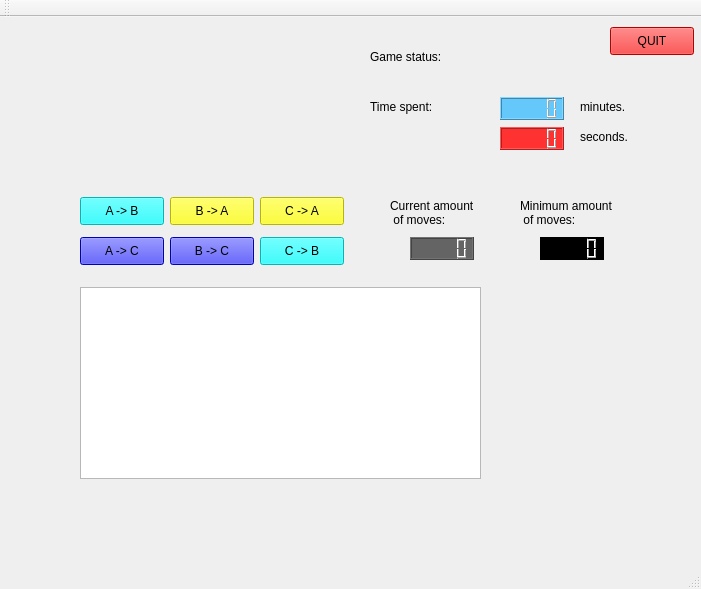
<?xml version="1.0" encoding="UTF-8"?>
<ui version="4.0">
 <class>MainWindow</class>
 <widget class="QMainWindow" name="MainWindow">
  <property name="geometry">
   <rect>
    <x>0</x>
    <y>0</y>
    <width>701</width>
    <height>589</height>
   </rect>
  </property>
  <property name="windowTitle">
   <string>MainWindow</string>
  </property>
  <widget class="QWidget" name="centralWidget">
   <widget class="QGraphicsView" name="graphicsView">
    <property name="geometry">
     <rect>
      <x>80</x>
      <y>270</y>
      <width>401</width>
      <height>192</height>
     </rect>
    </property>
    <property name="styleSheet">
     <string notr="true"/>
    </property>
   </widget>
   <widget class="QPushButton" name="PBAB">
    <property name="geometry">
     <rect>
      <x>80</x>
      <y>180</y>
      <width>84</width>
      <height>28</height>
     </rect>
    </property>
    <property name="styleSheet">
     <string notr="true">background-color: cyan</string>
    </property>
    <property name="text">
     <string>A -&gt; B</string>
    </property>
   </widget>
   <widget class="QPushButton" name="PBAC">
    <property name="geometry">
     <rect>
      <x>80</x>
      <y>220</y>
      <width>84</width>
      <height>28</height>
     </rect>
    </property>
    <property name="styleSheet">
     <string notr="true">background-color: blue</string>
    </property>
    <property name="text">
     <string>A -&gt; C</string>
    </property>
   </widget>
   <widget class="QPushButton" name="PBBA">
    <property name="geometry">
     <rect>
      <x>170</x>
      <y>180</y>
      <width>84</width>
      <height>28</height>
     </rect>
    </property>
    <property name="styleSheet">
     <string notr="true">background-color: rgb(255,255,0)</string>
    </property>
    <property name="text">
     <string>B -&gt; A</string>
    </property>
   </widget>
   <widget class="QPushButton" name="PBBC">
    <property name="geometry">
     <rect>
      <x>170</x>
      <y>220</y>
      <width>84</width>
      <height>28</height>
     </rect>
    </property>
    <property name="styleSheet">
     <string notr="true">background-color: blue</string>
    </property>
    <property name="text">
     <string>B -&gt; C</string>
    </property>
   </widget>
   <widget class="QPushButton" name="PBCA">
    <property name="geometry">
     <rect>
      <x>260</x>
      <y>180</y>
      <width>84</width>
      <height>28</height>
     </rect>
    </property>
    <property name="styleSheet">
     <string notr="true">background-color: rgb(255,255,0)</string>
    </property>
    <property name="text">
     <string>C -&gt; A</string>
    </property>
   </widget>
   <widget class="QPushButton" name="PBCB">
    <property name="geometry">
     <rect>
      <x>260</x>
      <y>220</y>
      <width>84</width>
      <height>28</height>
     </rect>
    </property>
    <property name="styleSheet">
     <string notr="true">background-color: cyan</string>
    </property>
    <property name="text">
     <string>C -&gt; B</string>
    </property>
   </widget>
   <widget class="QLabel" name="MinimumLabel">
    <property name="geometry">
     <rect>
      <x>520</x>
      <y>180</y>
      <width>121</width>
      <height>31</height>
     </rect>
    </property>
    <property name="text">
     <string>Minimum amount 
 of moves: </string>
    </property>
   </widget>
   <widget class="QLCDNumber" name="min_moves">
    <property name="geometry">
     <rect>
      <x>540</x>
      <y>220</y>
      <width>64</width>
      <height>23</height>
     </rect>
    </property>
    <property name="styleSheet">
     <string notr="true">background-color:rgb(0,0,0)</string>
    </property>
   </widget>
   <widget class="QLCDNumber" name="current_mov">
    <property name="geometry">
     <rect>
      <x>410</x>
      <y>220</y>
      <width>64</width>
      <height>23</height>
     </rect>
    </property>
    <property name="styleSheet">
     <string notr="true">background-color: rgb(100, 100, 100)
</string>
    </property>
   </widget>
   <widget class="QLabel" name="CurrLabel">
    <property name="geometry">
     <rect>
      <x>390</x>
      <y>180</y>
      <width>111</width>
      <height>31</height>
     </rect>
    </property>
    <property name="text">
     <string>Current amount 
 of moves: </string>
    </property>
   </widget>
   <widget class="QLabel" name="StatusLabel">
    <property name="geometry">
     <rect>
      <x>370</x>
      <y>30</y>
      <width>91</width>
      <height>20</height>
     </rect>
    </property>
    <property name="text">
     <string>Game status:</string>
    </property>
   </widget>
   <widget class="QLabel" name="WinnerLabel">
    <property name="geometry">
     <rect>
      <x>470</x>
      <y>30</y>
      <width>111</width>
      <height>41</height>
     </rect>
    </property>
    <property name="text">
     <string/>
    </property>
   </widget>
   <widget class="QLabel" name="TimeLabel">
    <property name="geometry">
     <rect>
      <x>370</x>
      <y>80</y>
      <width>81</width>
      <height>20</height>
     </rect>
    </property>
    <property name="text">
     <string>Time spent: </string>
    </property>
   </widget>
   <widget class="QLCDNumber" name="Minutes">
    <property name="geometry">
     <rect>
      <x>500</x>
      <y>80</y>
      <width>64</width>
      <height>23</height>
     </rect>
    </property>
    <property name="styleSheet">
     <string notr="true">background-color: rgb(100,200,250)</string>
    </property>
   </widget>
   <widget class="QLCDNumber" name="Seconds">
    <property name="geometry">
     <rect>
      <x>500</x>
      <y>110</y>
      <width>64</width>
      <height>23</height>
     </rect>
    </property>
    <property name="styleSheet">
     <string notr="true">background-color: rgb(255, 50, 50)</string>
    </property>
   </widget>
   <widget class="QLabel" name="MinutesLabel">
    <property name="geometry">
     <rect>
      <x>580</x>
      <y>80</y>
      <width>63</width>
      <height>20</height>
     </rect>
    </property>
    <property name="text">
     <string>minutes.</string>
    </property>
   </widget>
   <widget class="QLabel" name="SecondsLabel">
    <property name="geometry">
     <rect>
      <x>580</x>
      <y>110</y>
      <width>63</width>
      <height>20</height>
     </rect>
    </property>
    <property name="text">
     <string>seconds.</string>
    </property>
   </widget>
   <widget class="QPushButton" name="QuitButton">
    <property name="geometry">
     <rect>
      <x>610</x>
      <y>10</y>
      <width>84</width>
      <height>28</height>
     </rect>
    </property>
    <property name="styleSheet">
     <string notr="true">background-color: rgb(255,0,0)</string>
    </property>
    <property name="text">
     <string>QUIT</string>
    </property>
   </widget>
  </widget>
  <widget class="QMenuBar" name="menuBar">
   <property name="geometry">
    <rect>
     <x>0</x>
     <y>0</y>
     <width>701</width>
     <height>25</height>
    </rect>
   </property>
  </widget>
  <widget class="QToolBar" name="mainToolBar">
   <attribute name="toolBarArea">
    <enum>TopToolBarArea</enum>
   </attribute>
   <attribute name="toolBarBreak">
    <bool>false</bool>
   </attribute>
  </widget>
  <widget class="QStatusBar" name="statusBar"/>
 </widget>
 <layoutdefault spacing="6" margin="11"/>
 <resources/>
 <connections>
  <connection>
   <sender>QuitButton</sender>
   <signal>clicked()</signal>
   <receiver>MainWindow</receiver>
   <slot>close()</slot>
   <hints>
    <hint type="sourcelabel">
     <x>662</x>
     <y>74</y>
    </hint>
    <hint type="destinationlabel">
     <x>686</x>
     <y>89</y>
    </hint>
   </hints>
  </connection>
 </connections>
</ui>
